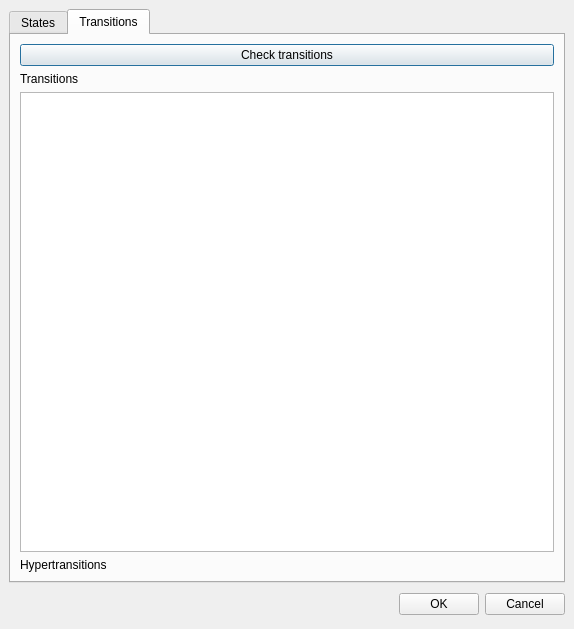
<?xml version="1.0" encoding="UTF-8"?>
<ui version="4.0">
 <author>Frank Lemke</author>
 <class>Tables</class>
 <widget class="QDialog" name="Tables">
  <property name="geometry">
   <rect>
    <x>0</x>
    <y>0</y>
    <width>574</width>
    <height>629</height>
   </rect>
  </property>
  <property name="windowTitle">
   <string>Tables</string>
  </property>
  <layout class="QVBoxLayout">
   <property name="spacing">
    <number>6</number>
   </property>
   <property name="margin">
    <number>9</number>
   </property>
   <item>
    <widget class="QTabWidget" name="Tabletab">
     <property name="enabled">
      <bool>true</bool>
     </property>
     <property name="minimumSize">
      <size>
       <width>556</width>
       <height>20</height>
      </size>
     </property>
     <property name="currentIndex">
      <number>1</number>
     </property>
     <widget class="QWidget" name="Statetab">
      <attribute name="title">
       <string>States</string>
      </attribute>
      <layout class="QVBoxLayout">
       <property name="spacing">
        <number>6</number>
       </property>
       <property name="margin">
        <number>9</number>
       </property>
       <item>
        <widget class="TableState" name="StateView"/>
       </item>
      </layout>
     </widget>
     <widget class="QWidget" name="Transtab">
      <attribute name="title">
       <string>Transitions</string>
      </attribute>
      <layout class="QVBoxLayout">
       <property name="spacing">
        <number>6</number>
       </property>
       <property name="margin">
        <number>9</number>
       </property>
       <item>
        <widget class="QPushButton" name="checkTransitionsButton">
         <property name="toolTip">
          <string>Check Transitions</string>
         </property>
         <property name="text">
          <string>Check transitions</string>
         </property>
        </widget>
       </item>
       <item>
        <widget class="QLabel" name="label">
         <property name="text">
          <string>Transitions</string>
         </property>
        </widget>
       </item>
       <item>
        <widget class="TableTrans" name="TransitionView"/>
       </item>
       <item>
        <widget class="QLabel" name="label_2">
         <property name="text">
          <string>Hypertransitions</string>
         </property>
        </widget>
       </item>
      </layout>
     </widget>
    </widget>
   </item>
   <item>
    <layout class="QHBoxLayout">
     <property name="spacing">
      <number>6</number>
     </property>
     <property name="margin">
      <number>0</number>
     </property>
     <item>
      <spacer>
       <property name="orientation">
        <enum>Qt::Horizontal</enum>
       </property>
       <property name="sizeHint" stdset="0">
        <size>
         <width>131</width>
         <height>31</height>
        </size>
       </property>
      </spacer>
     </item>
     <item>
      <widget class="QPushButton" name="okButton">
       <property name="text">
        <string>OK</string>
       </property>
      </widget>
     </item>
     <item>
      <widget class="QPushButton" name="cancelButton">
       <property name="text">
        <string>Cancel</string>
       </property>
      </widget>
     </item>
    </layout>
   </item>
  </layout>
 </widget>
 <customwidgets>
  <customwidget>
   <class>TableState</class>
   <extends>QTreeView</extends>
   <header>tablestate.h</header>
  </customwidget>
  <customwidget>
   <class>TableTrans</class>
   <extends>QTreeView</extends>
   <header>tabletrans.h</header>
  </customwidget>
 </customwidgets>
 <resources/>
 <connections>
  <connection>
   <sender>okButton</sender>
   <signal>clicked()</signal>
   <receiver>Tables</receiver>
   <slot>accept()</slot>
   <hints>
    <hint type="sourcelabel">
     <x>278</x>
     <y>253</y>
    </hint>
    <hint type="destinationlabel">
     <x>96</x>
     <y>254</y>
    </hint>
   </hints>
  </connection>
  <connection>
   <sender>cancelButton</sender>
   <signal>clicked()</signal>
   <receiver>Tables</receiver>
   <slot>reject()</slot>
   <hints>
    <hint type="sourcelabel">
     <x>369</x>
     <y>253</y>
    </hint>
    <hint type="destinationlabel">
     <x>179</x>
     <y>282</y>
    </hint>
   </hints>
  </connection>
 </connections>
</ui>
